Frame 1 (no input): blank canvas, image omitted
Frame 60 (the mouse pressed at the canvas centre just before this capture): blank canvas, image omitted
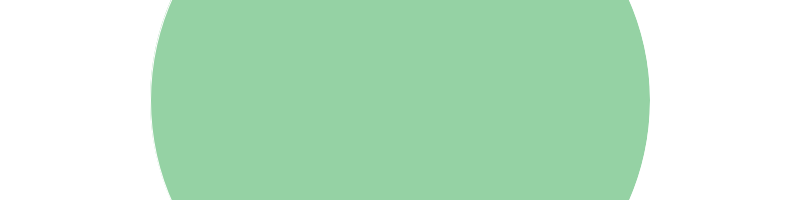
Frame 120 (the mouse held since frame 60 and released just before this capture)

The Processing sketch whose frames 1 and 60 were blank and that drew this single picture after the mouse press (run headless with seeded random() and noise(); from frame 60 on, the mouse is pressed at the canvas centre):

// Processing sketch: processing_107029
// ── processing_107029.pde

void setup() {
  size(800, 200);
  background(255);
}

void draw() {
  variableEllipse(mouseX, mouseY, pmouseX, pmouseY);
}
void variableEllipse(int x, int y, int px, int py) {
  float speed = abs(x-px) + abs(y-py);
  stroke(speed);
  float r = random(255);
  float s = random(255);
  float t = random(255);
  fill(r,s,t);
  ellipse(x, y, speed, speed);
}
